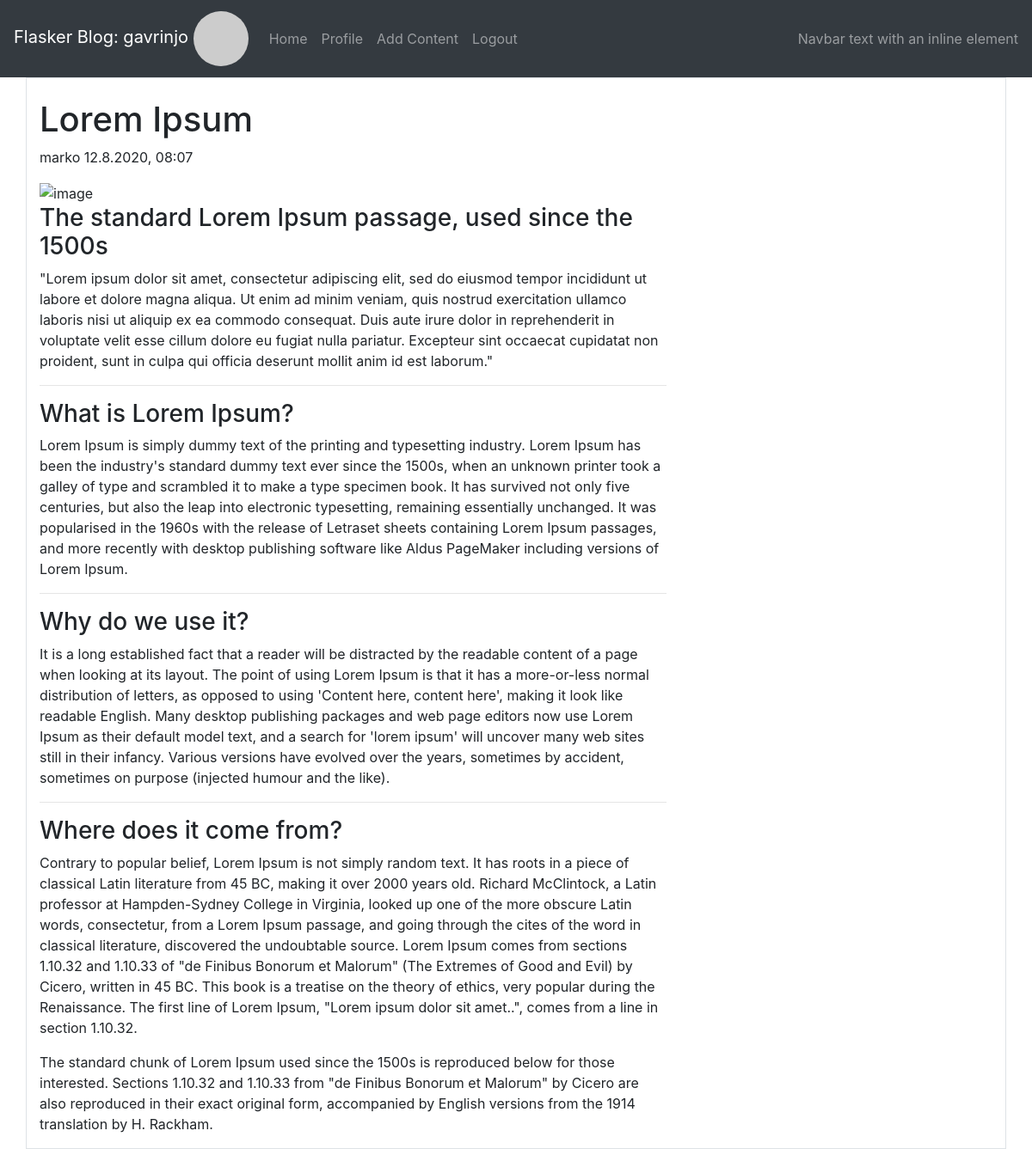
Page /Lorem Ipsum (signed in) on the committed database.
### app/models.py (models this page shows, shortened)
class User(UserMixin, db.Model):
    id = db.Column(db.Integer, primary_key=True)
    username = db.Column(db.String(64), index=True, unique=True)
    email = db.Column(db.String(120), index=True, unique=True)
    password_hash = db.Column(db.String(128))
    about_me = db.Column(db.String(140))
    last_seen = db.Column(db.DateTime, default=datetime.utcnow)
    post = db.relationship("Post", backref="author", lazy="dynamic")
    def avatar(self, size):
        digest = md5(self.email.lower().encode("utf-8")).hexdigest()
        return f"https://www.gravatar.com/avatar/{digest}?d=identicon&r=x&s={size}"

class Post(db.Model):
    id = db.Column(db.Integer, primary_key=True)
    title = db.Column(db.String(64))
    subtitle = db.Column(db.String(128))
    body = db.Column(db.String(140))
    timestamp = db.Column(db.DateTime, index=True, default=datetime.utcnow)
    user_id = db.Column(db.Integer, db.ForeignKey("user.id"))

### app/content/routes.py (the view)
@bp.route("/<title>", methods=["GET", "POST"])
def page_view(title):
    post = Post.query.filter_by(title=title).first_or_404()
    return render_template("page_view.html", title=post.title, post=post, author=post.author.username)

### app/models.py (called while the page is built)
@login.user_loader
def load_user(id):
    return User.query.get(int(id))

### app/content/templates/page_view.html (shortened to what this page needs)
{% extends 'base.html' %}
{% block app_content %}
    <div class="col-8">
        <head>
            <h1 class="mt-4">{{ post.title|safe }}</h1>
            <div class="meta mb-3">
                <span>{{ post.author.username }}</span>
                <span>{{ moment(post.timestamp).format('D.M.YYYY, hh:mm') }}</span>
            </div>
        </head>
        <div class="blog-post-body">
            <img class="img-fluid" alt="image" src="https://hackersandslackers-cdn.storage.googleapis.com/2020/02/uWSGI@2x.jpg"/>
            <div id="post{{ post.id }}">{{ post.body|safe }}</div>
        </div>
    </div>
{% endblock app_content %}

### app/templates/base.html (shortened to what this page needs)
{% extends 'bootstrap/base.html' %}
{% block head %}
    <link rel="stylesheet" href="https://stackpath.bootstrapcdn.com/bootstrap/4.4.1/css/bootstrap.min.css">
    <link href="https://cdn.jsdelivr.net/npm/summernote@0.8.18/dist/summernote-bs4.min.css" rel="stylesheet">
    <link rel="stylesheet" href="{{url_for('static', filename='style.css')}}">
{% endblock %}
{% block navbar %}
    <nav class="navbar sticky-top navbar-expand-lg navbar-dark bg-dark">
        <a class="navbar-brand" href="{{ url_for('main.user', username=current_user.username) }}">Flasker Blog: {{ current_user.username }}
            {% if current_user.is_anonymous %}
            <img style="max-height: 64px; max-width: 64px;" class="rounded-circle" src="{{ url_for('static', filename='profile-pic-dummy.png') }}">
            {% else %}
            <img style="max-height: 64px; max-width: 64px;" class="rounded-circle" src="{{ current_user.avatar(64) }}">
            {% endif %}
        </a>
        <div class="collapse navbar-collapse" id="navbarText">
            <ul class="navbar-nav mr-auto">
                <li class="nav-item {% if request.endpoint == 'main.index' %}active{% endif %}">
                    <a class="nav-link" href="{{ url_for('main.index') }}">Home</a>
                </li>
                {% if current_user.is_anonymous %}
                <li class="nav-item{% if request.endpoint == 'auth.login' %} active{% endif %}">
                    <a class="nav-link" href="{{ url_for('auth.login') }}">Login</a>
                </li>
                <li class="nav-item{% if request.endpoint == 'auth.register' %} active{% endif %}">
                    <a class="nav-link" href="{{ url_for('auth.register') }}">Create an account</a>
                </li>
                {% else %}
                <li class="nav-item{% if request.endpoint == 'main.user' %} active{% endif %}">
                    <a class="nav-link" href="{{ url_for('main.user', username=current_user.username) }}">Profile</a>
                </li>
                <li class="nav-item{% if request.endpoint == 'content.postit' %} active{% endif %}">
                    <a class="nav-link" href="{{ url_for('content.postit') }}">Add Content</a>
                </li>
                <li class="nav-item{% if request.endpoint == 'auth.logout' %} active{% endif %}">
                    <a class="nav-link" href="{{ url_for('auth.logout') }}">Logout</a>
                </li>
                {% endif %}
            </ul>
            <span class="navbar-text">
                Navbar text with an inline element
            </span>
        </div>
    </nav>
{% endblock %}
{% block content %}
    <div class="container-lg border">
        <div class="row">
        {% block app_content %} {% endblock app_content %}
        </div>
    </div>
{% endblock %}

### app/static/style.css (style rules this page uses)
img { width:100%; height:100%; object-position: right; object-fit:cover }

### rows in the picture
User: username "gavrinjo"
Post: title "Lorem Ipsum", timestamp "12.8.2020, 08:07", body "The standard Lorem Ipsum passage, used since the 1500s \"Lorem ipsum dolor sit amet, consectetur adipiscing elit, sed do eiusmod tempor incididunt ut labore et dolore magna aliqua. Ut enim ad minim veniam, quis nostrud exercitation ullamco laboris nisi ut aliquip ex ea commodo consequat. Duis aute irure dolor in reprehenderit in voluptate velit esse cillum dolore eu fugiat nulla pariatur. Excepteur sint occaecat cupidatat non proident, sunt in culpa qui officia deserunt mollit anim id est laborum.\" What is Lorem Ipsum? Lorem Ipsum is simply dummy text of the printing and typesetting industry. Lorem Ipsum has been the industry's standard dummy text ever since the 1500s, when an unknown…"
User: author.username "marko"
